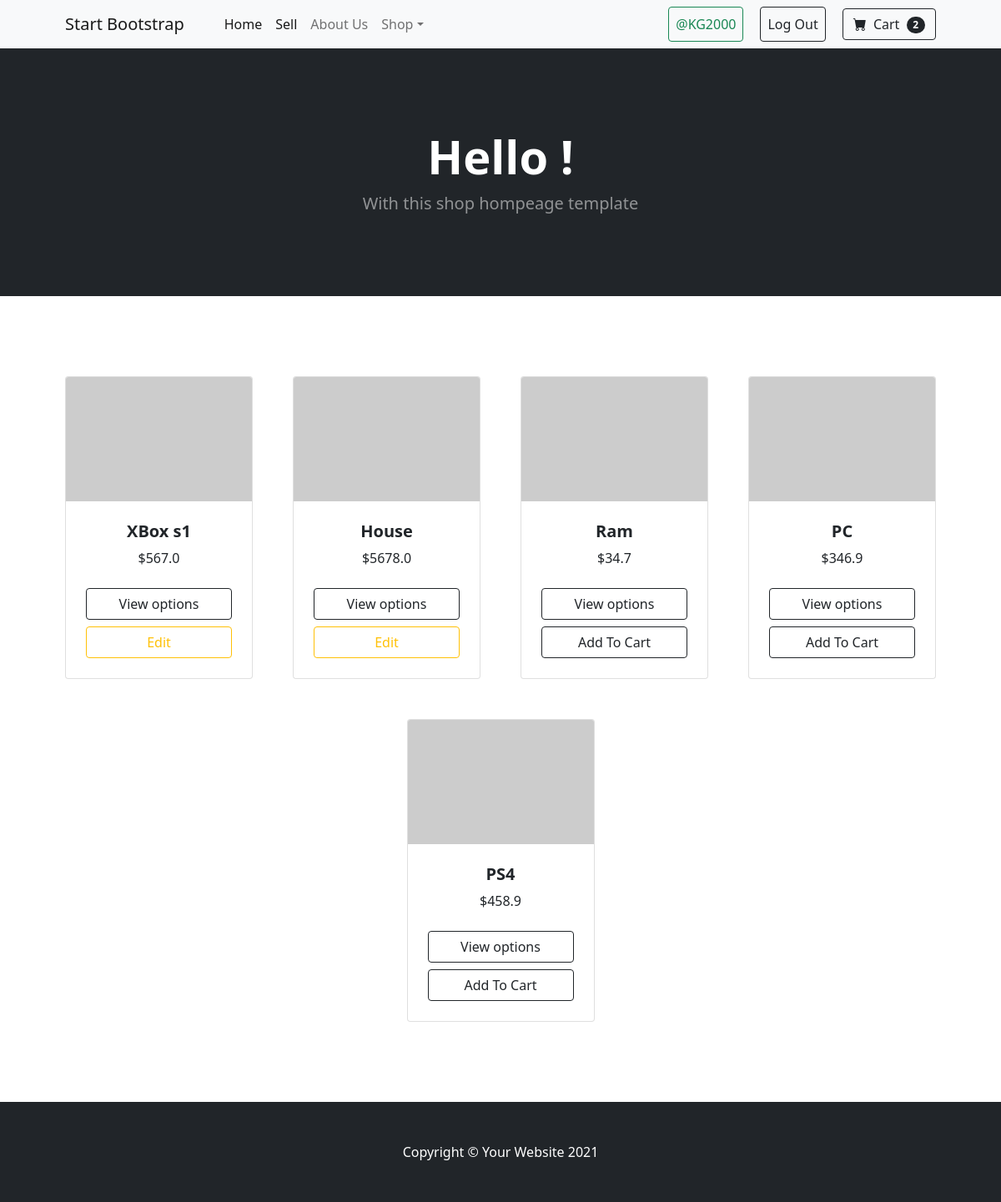
Screenshot of / (signed in) with the database file from the repository.
### shop/models.py (models this page shows, shortened)
class Item(models.Model):
    name = models.CharField(max_length=90)
    post_date = models.DateTimeField(auto_now=True)
    price = models.FloatField()
    user = models.ForeignKey(User, on_delete=models.CASCADE)
    class Meta:
        ordering = ['-post_date']

### shop/views.py (the view)
# urls.py: path('', views.Index.as_view(), name='index'),
class Index(View):
    def get(self, req):
        cartcount = getCartCount(req.user)
        items = Item.objects.all()
        imgs = Images.objects.get(item=items[0])
        ctx = {
            'count': cartcount,
            'items': items,
            'img': imgs
        }
        return render(req, 'shop/home.html', ctx)

### shop/views.py (called while the page is built)
def getCartCount(user):
    cart = CartItem.objects.filter(user_id=user.id)
    cartcount = len(cart)
    return cartcount

### templates/shop/home.html (shortened to what this page needs)
{% extends 'shop/layout.html' %}
{% block content %}
<header class="bg-dark py-5">
    <div class="container px-4 px-lg-5 my-5">
        <div class="text-center text-white">
            <h1 class="display-4 fw-bolder">Hello !</h1>
            <p class="lead fw-normal text-white-50 mb-0">With this shop hompeage template</p>
        </div>
    </div>
</header>
<section class="py-5">
    <div class="container px-4 px-lg-5 mt-5">
        <div class="row gx-4 gx-lg-5 row-cols-2 row-cols-md-3 row-cols-xl-4 justify-content-center">
        {% for item in items %}
        <div class="col-6 mb-5" >
            <div class="card h-100">
                <img class="card-img-top" src="https://dummyimage.com/450x300/dee2e6/6c757d.jpg" alt="..." />
                <div class="card-body p-4">
                    <div class="text-center">
                        <h5 class="fw-bolder">{{ item.name }}</h5>
                        ${{ item.price }}
                    </div>
                </div>
                <div class="card-footer p-4 pt-0 border-top-0 bg-transparent">
                    <div class="text-center w-100 d-flex flex-column">
                        <a class="btn btn-outline-dark mt-auto"
                        href="{% url 'item' item.id %}">View options</a>
                        {% if user.is_authenticated %}
                            {% if item.user == user %}
                            <a href="{% url 'edit' item.id %}" class="btn btn-outline-warning mt-2 add-to-basket" data-name='2'>Edit</a>
                            {% else %}
                            <a href="#" class="btn btn-outline-dark mt-2 add-to-basket" data-name='{{item.id}}'>Add To Cart</a>
                            {% endif %}
                        {% endif %}
                    </div>
                </div>
            </div>
        </div>
        {% endfor %}
        </div>
    </div>
</section>
{% endblock %}

### templates/shop/layout.html (shortened to what this page needs)
<!DOCTYPE html>
{% load static %}
<html lang="en">
  <head>
    <link
      href="https://cdn.jsdelivr.net/npm/bootstrap-icons@1.5.0/font/bootstrap-icons.css"
      rel="stylesheet"
    />
    <link href="{% static 'styles/main.css' %}" rel="stylesheet" />
    <link href="{% static 'styles/profile.css' %}" rel="stylesheet" />
  </head>
  <body>
    <nav class="navbar navbar-expand-lg navbar-light bg-light">
      <div class="container px-4 px-lg-5">
        <a class="navbar-brand" href="{% url 'index' %}">Start Bootstrap</a>
        <div class="collapse navbar-collapse" id="navbarSupportedContent">
          <ul class="navbar-nav me-auto mb-2 mb-lg-0 ms-lg-4">
            <li class="nav-item">
              <a
                class="nav-link active"
                aria-current="page"
                href="{% url 'index' %}"
                >Home</a
              >
            </li>
            {% if user.is_authenticated %}
            <li class="nav-item">
              <a
                class="nav-link active"
                aria-current="page"
                href="{% url 'additem' %}"
                >Sell</a
              >
            </li>
            {% endif %}
            <li class="nav-item">
              <a class="nav-link" href="{% url 'about' %}">About Us</a>
            </li>
            <li class="nav-item dropdown">
              <a
                class="nav-link dropdown-toggle"
                id="navbarDropdown"
                href="#"
                role="button"
                data-bs-toggle="dropdown"
                aria-expanded="false"
                >Shop</a
              >
            </li>
          </ul>
          {% if user.is_authenticated %}
          <a
            class="btn btn-outline-success p-2"
            style="margin-right: 20px"
            href="{% url 'user' user.id %}"
            >{{user.username}}</a
          >
          <a
            class="btn btn-outline-dark p-2"
            style="margin-right: 20px"
            href="{% url 'logout' %}"
            >Log Out</a
          >
          <a class="btn btn-outline-dark" href="{% url 'cart' user.id %}">
            <i class="bi-cart-fill me-1"></i>
            Cart
            <span class="badge bg-dark text-white ms-1 rounded-pill" id="count"
              >{{count}}</span
            >
          </a>
          {% endif %}
        </div>
      </div>
    </nav>
    {% block content %} {% endblock %}
    <footer class="py-5 bg-dark position-relative bottom-0 w-100">
      <div class="container">
        <p class="m-0 text-center text-white">
          Copyright &copy; Your Website 2021
        </p>
      </div>
    </footer>
  </body>
</html>

### rows the page displays
Item: name "XBox s1", price "567.0", shows "Edit"
Item: name "House", price "5678.0", shows "Edit"
Item: name "Ram", price "34.7"
Item: name "PC", price "346.9"
Item: name "PS4", price "458.9"

### other values shown
{{ user.username }} "@KG2000"
{{ count }} "2"
